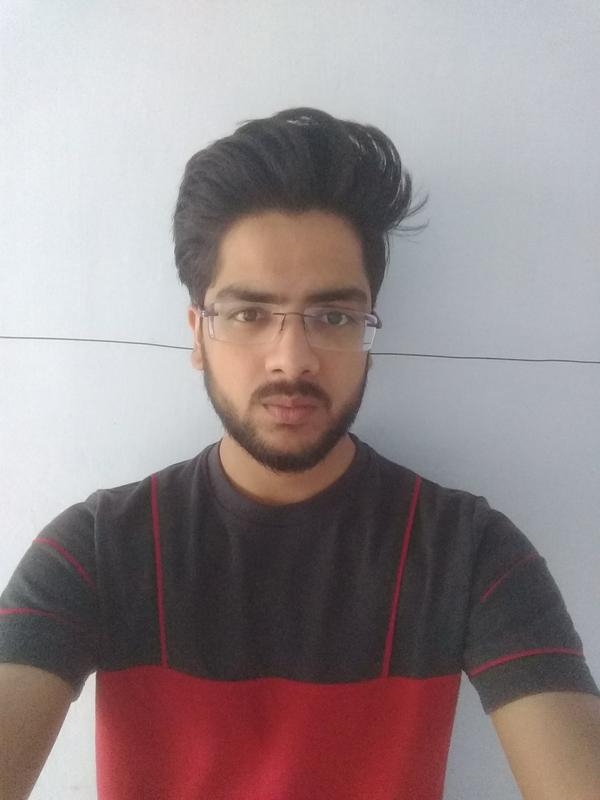
#> input picture Face Detection & Recognition/test-data/1.jpg, 600 x 800 px; its folder holds only this picture in this run
$ python face_detection.py
#> lines starting #> are read from the running program, lines starting #| are printed output that depends on the picture; after the words box and inside, x2 and y2 are one past the last pixel; in counts of white or black regions, pixels touching at a corner belong together
#> further down, test_img is the input picture: shape (800, 600, 3); mean B, G, R 139.7, 138.1, 150.8
import cv2,os

def detect_faces(f_cascade, color_img, scaleFactor=1.1):
#> called with scaleFactor = 1.1
	img_copy = color_img.copy()

	gray = cv2.cvtColor(img_copy, cv2.COLOR_BGR2GRAY)
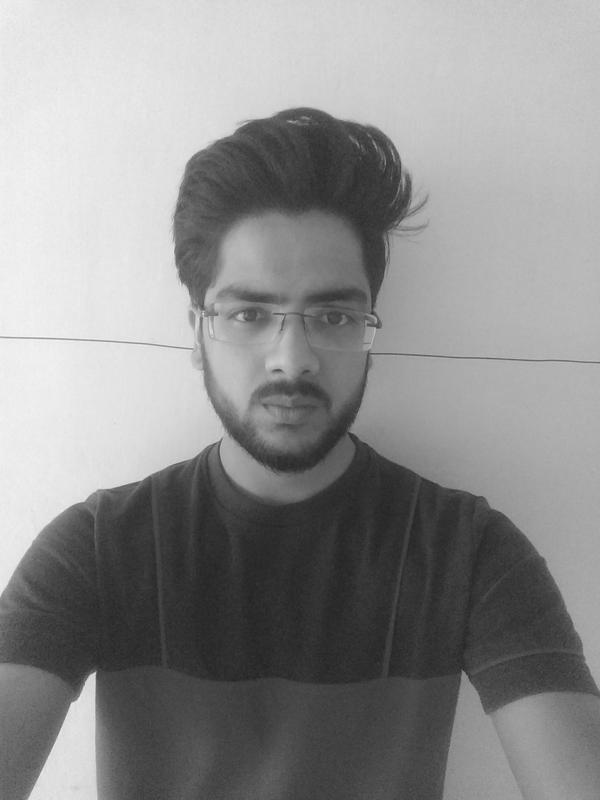
#> gray: shape (800, 600); min 34, max 248, mean 142.1

	faces = f_cascade.detectMultiScale(gray, scaleFactor = scaleFactor, minNeighbors=10)
#> faces = [[171, 223, 237, 237]]

	for (x,y,w,h) in faces:
		cv2.rectangle(img_copy, (x,y), (x+w,y+h), (0,255,0), 2)
#> this loop made 1 pass
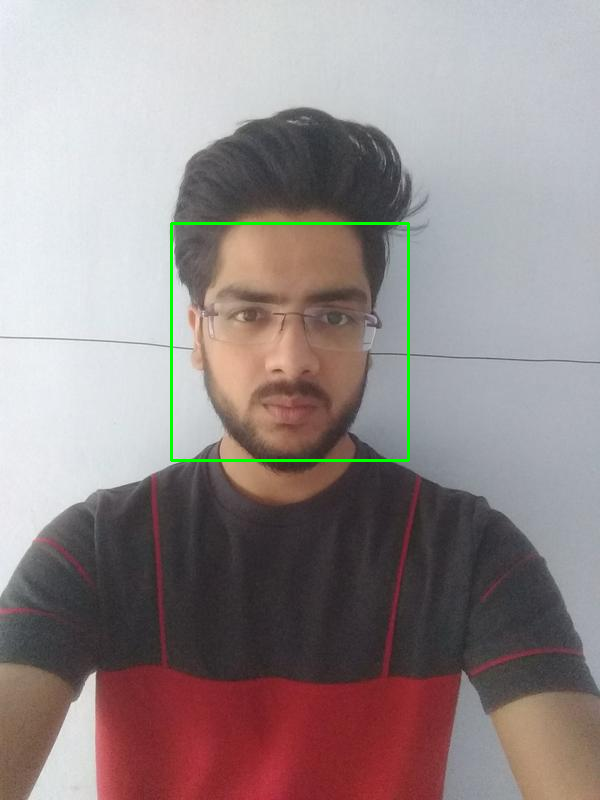
#> img_copy: shape (800, 600, 3); 0.59% of pixels changed, all inside (x1, y1, x2, y2) = (170, 222, 410, 462)

	return img_copy


files = os.listdir(os.path.join(os.getcwd(),'test-data'))
files.sort()

haar_file = cv2.CascadeClassifier('data/haarcascade_frontalface_alt.xml')

for file in files:
	test_img = cv2.imread('test-data/'+file)

	test_img = detect_faces(haar_file,test_img)

	cv2.imshow(file,test_img)
	cv2.waitKey(0)
	cv2.destroyAllWindows()

$ run again, on Face Detection & Recognition/test-data/2.jpg
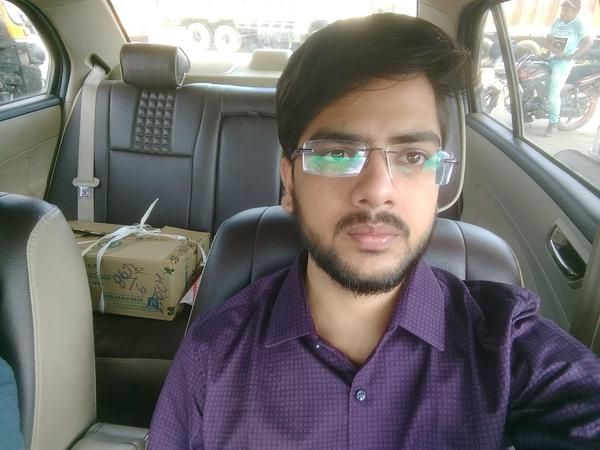
#> input picture Face Detection & Recognition/test-data/2.jpg, 600 x 450 px
#> test_img is the input picture: shape (450, 600, 3); mean B, G, R 110.9, 111.3, 115
#> in detect_faces, `gray = cv2.cvtColor(img_copy, cv2.COLOR_BGR2GRAY)`:
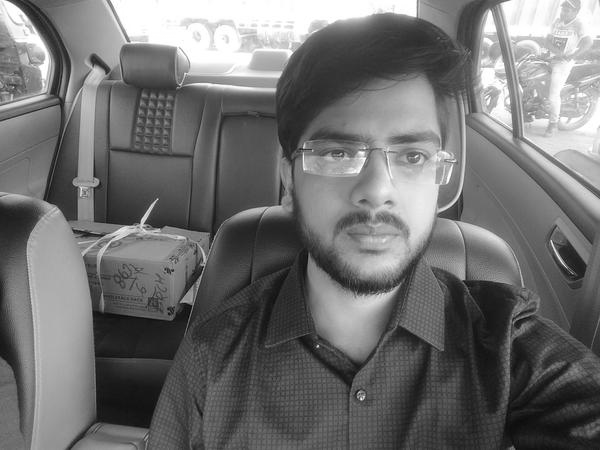
#> gray: shape (450, 600); min 1, max 255, mean 112.4
#> faces = [[279, 78, 189, 189]]
#> the loop in detect_faces, `for (x,y,w,h) in faces:` made 1 pass
#> after the loop in detect_faces, `for (x,y,w,h) in faces:`:
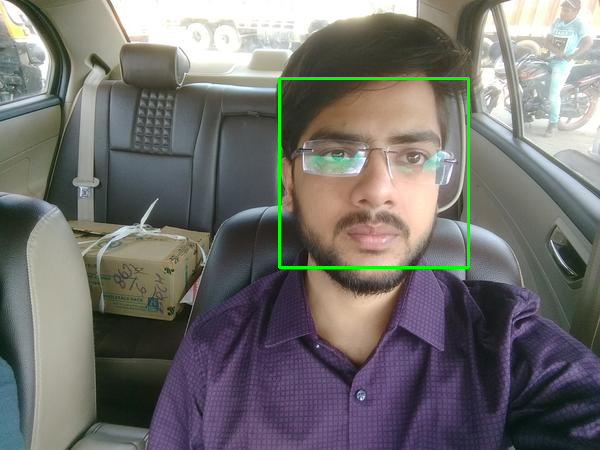
#> img_copy: shape (450, 600, 3); 0.84% of pixels changed, all inside (x1, y1, x2, y2) = (278, 77, 470, 269)

$ run again, on Face Detection & Recognition/test-data/3.jpg
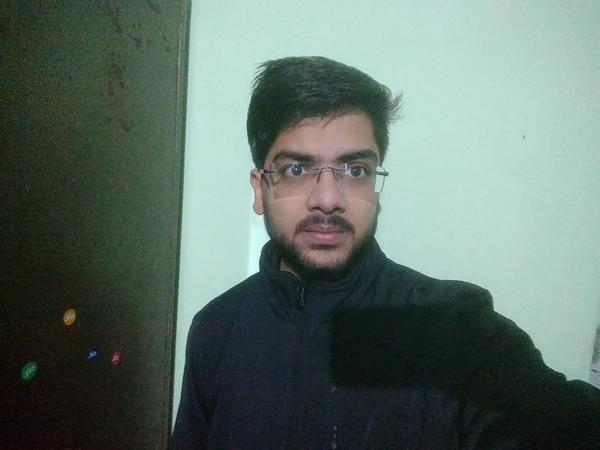
#> input picture Face Detection & Recognition/test-data/3.jpg, 600 x 450 px
#> test_img is the input picture: shape (450, 600, 3); mean B, G, R 104.5, 112.2, 95.2
#> in detect_faces, `gray = cv2.cvtColor(img_copy, cv2.COLOR_BGR2GRAY)`:
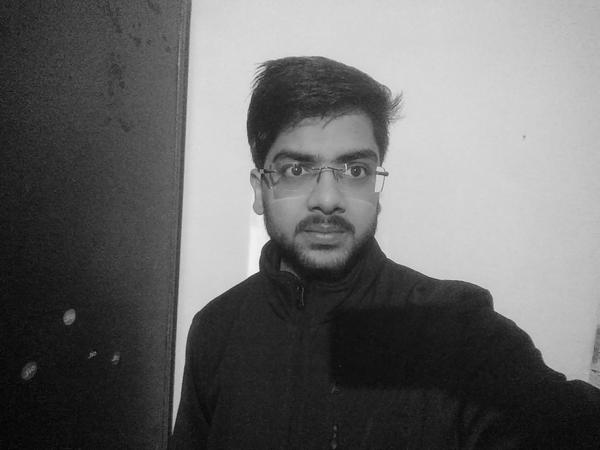
#> gray: shape (450, 600); min 2, max 247, mean 106.3
#> faces = [[252, 113, 149, 149]]
#> the loop in detect_faces, `for (x,y,w,h) in faces:` made 1 pass
#> after the loop in detect_faces, `for (x,y,w,h) in faces:`:
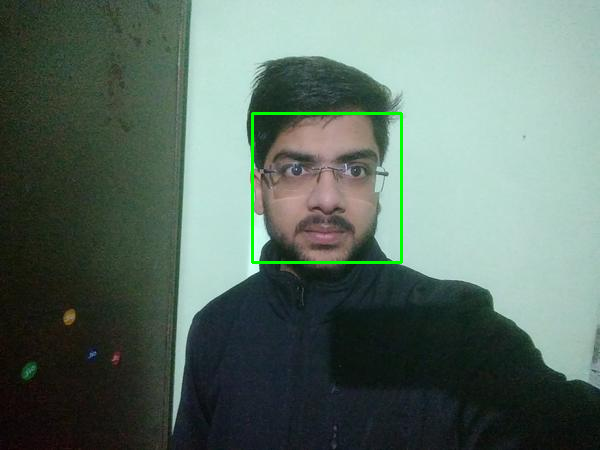
#> img_copy: shape (450, 600, 3); 0.66% of pixels changed, all inside (x1, y1, x2, y2) = (251, 112, 403, 264)

$ run again, on Face Detection & Recognition/test-data/30.jpg
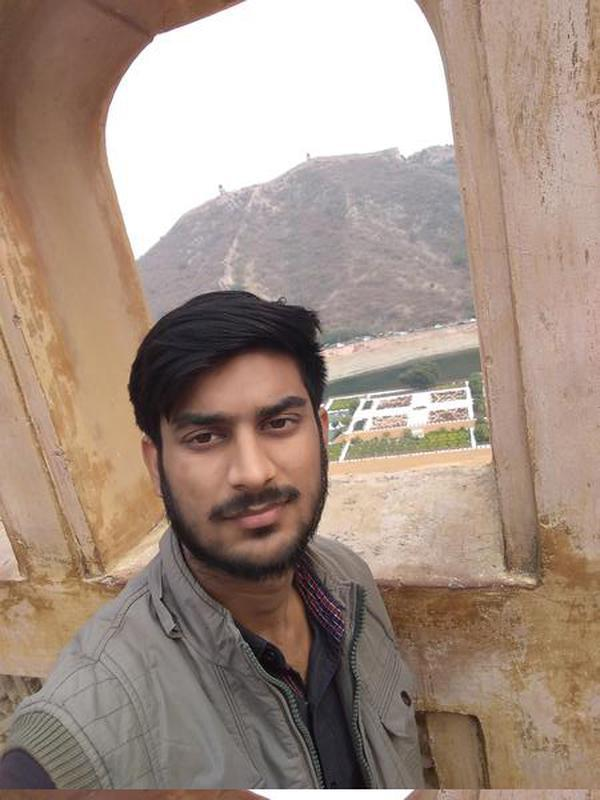
#> input picture Face Detection & Recognition/test-data/30.jpg, 600 x 800 px
#> test_img is the input picture: shape (800, 600, 3); mean B, G, R 131.1, 143.6, 163
#> in detect_faces, `gray = cv2.cvtColor(img_copy, cv2.COLOR_BGR2GRAY)`:
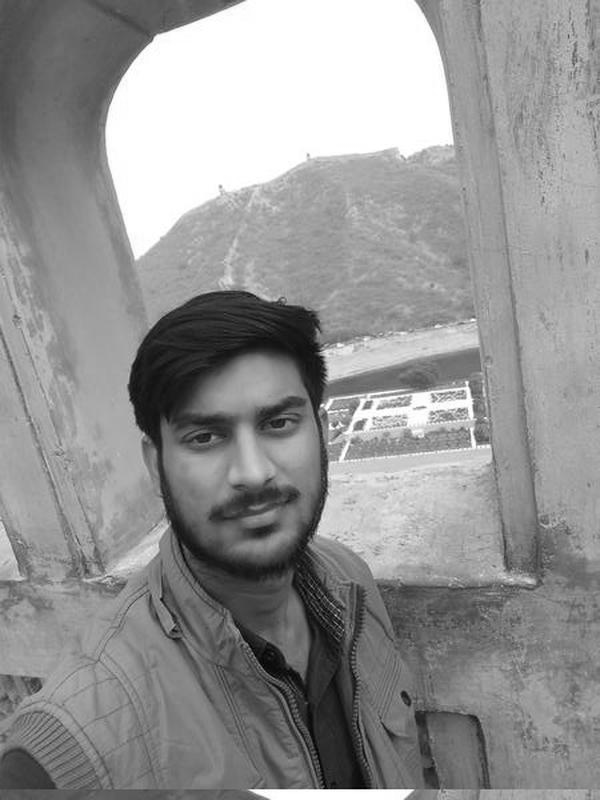
#> gray: shape (800, 600); min 0, max 255, mean 148
#> faces = [[152, 353, 196, 196]]
#> the loop in detect_faces, `for (x,y,w,h) in faces:` made 1 pass
#> after the loop in detect_faces, `for (x,y,w,h) in faces:`:
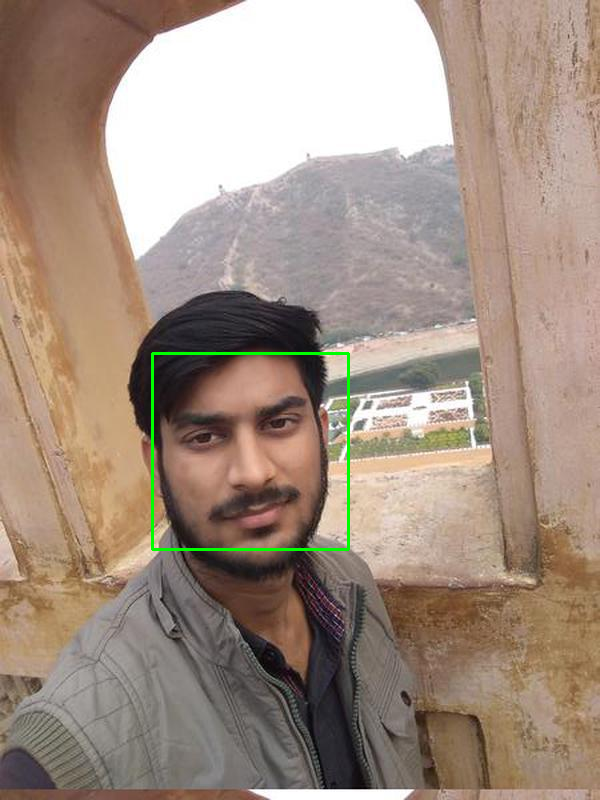
#> img_copy: shape (800, 600, 3); 0.49% of pixels changed, all inside (x1, y1, x2, y2) = (151, 352, 350, 551)

$ run again, on Face Detection & Recognition/test-data/12.jpg
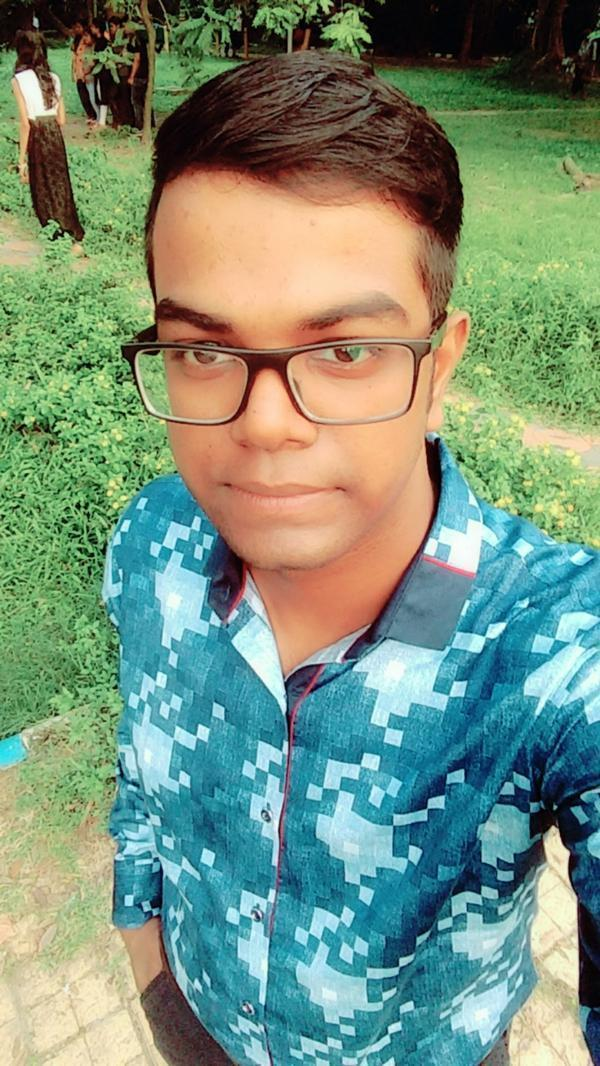
#> input picture Face Detection & Recognition/test-data/12.jpg, 600 x 1066 px
#> test_img is the input picture: shape (1066, 600, 3); mean B, G, R 123.1, 144.3, 120.7
#> in detect_faces, `gray = cv2.cvtColor(img_copy, cv2.COLOR_BGR2GRAY)`:
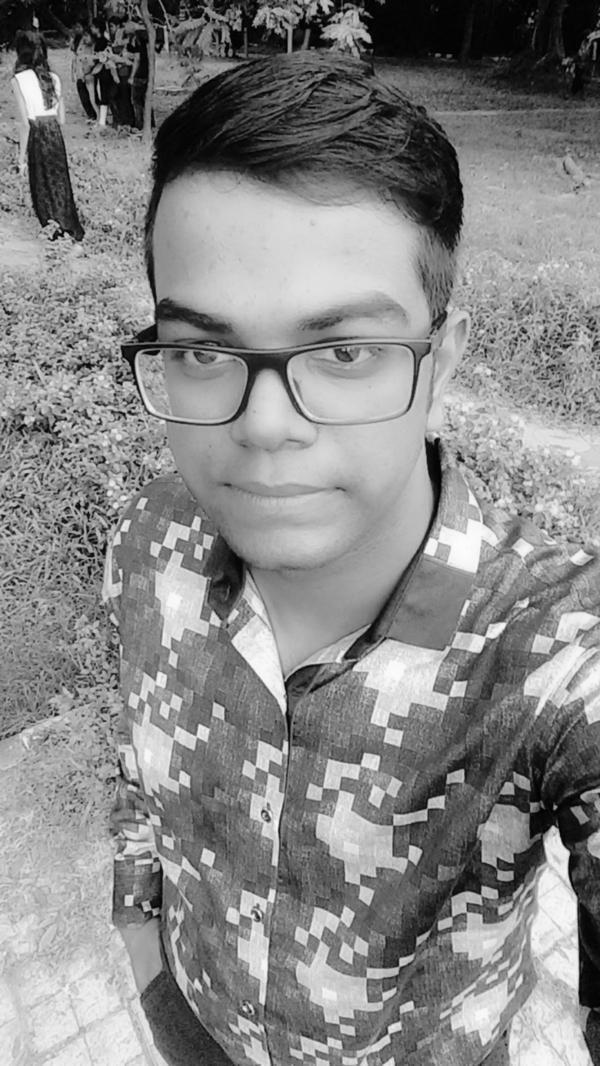
#> gray: shape (1066, 600); min 0, max 255, mean 134.8
#> faces = [[90, 207, 360, 360]]
#> the loop in detect_faces, `for (x,y,w,h) in faces:` made 1 pass
#> after the loop in detect_faces, `for (x,y,w,h) in faces:`:
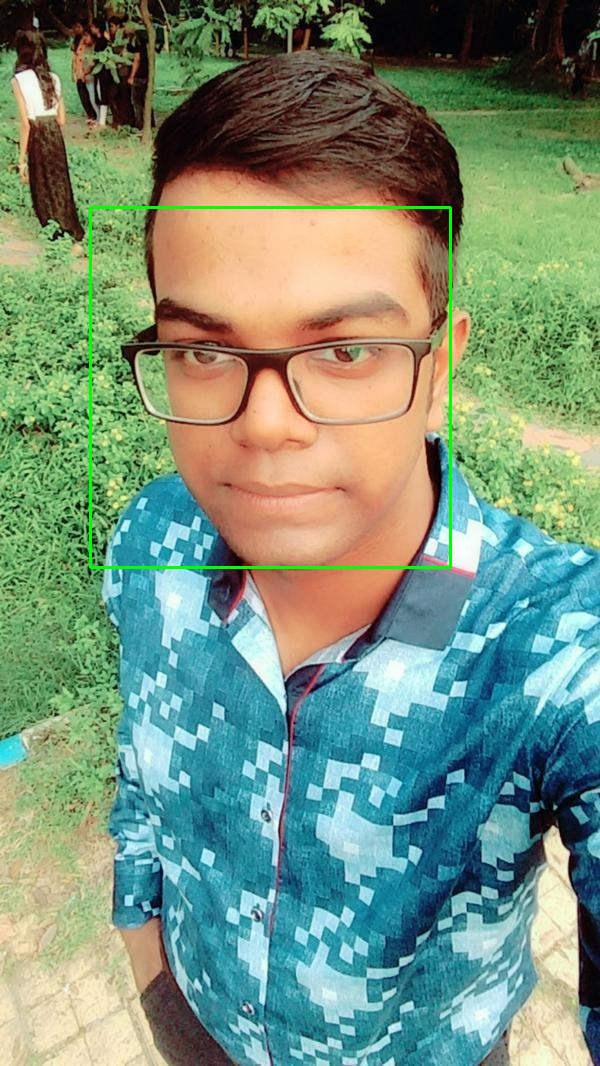
#> img_copy: shape (1066, 600, 3); 0.67% of pixels changed, all inside (x1, y1, x2, y2) = (89, 206, 452, 569)
